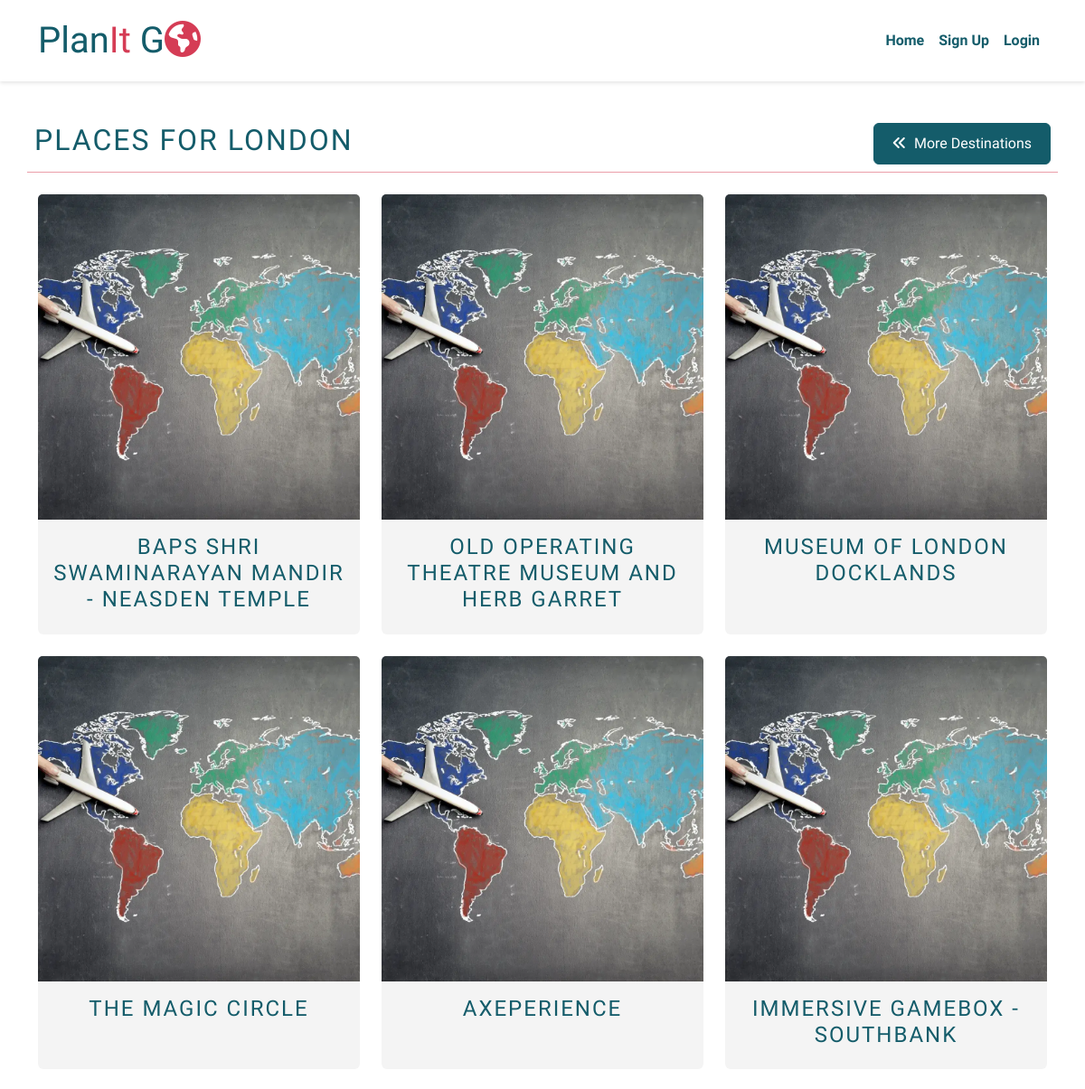
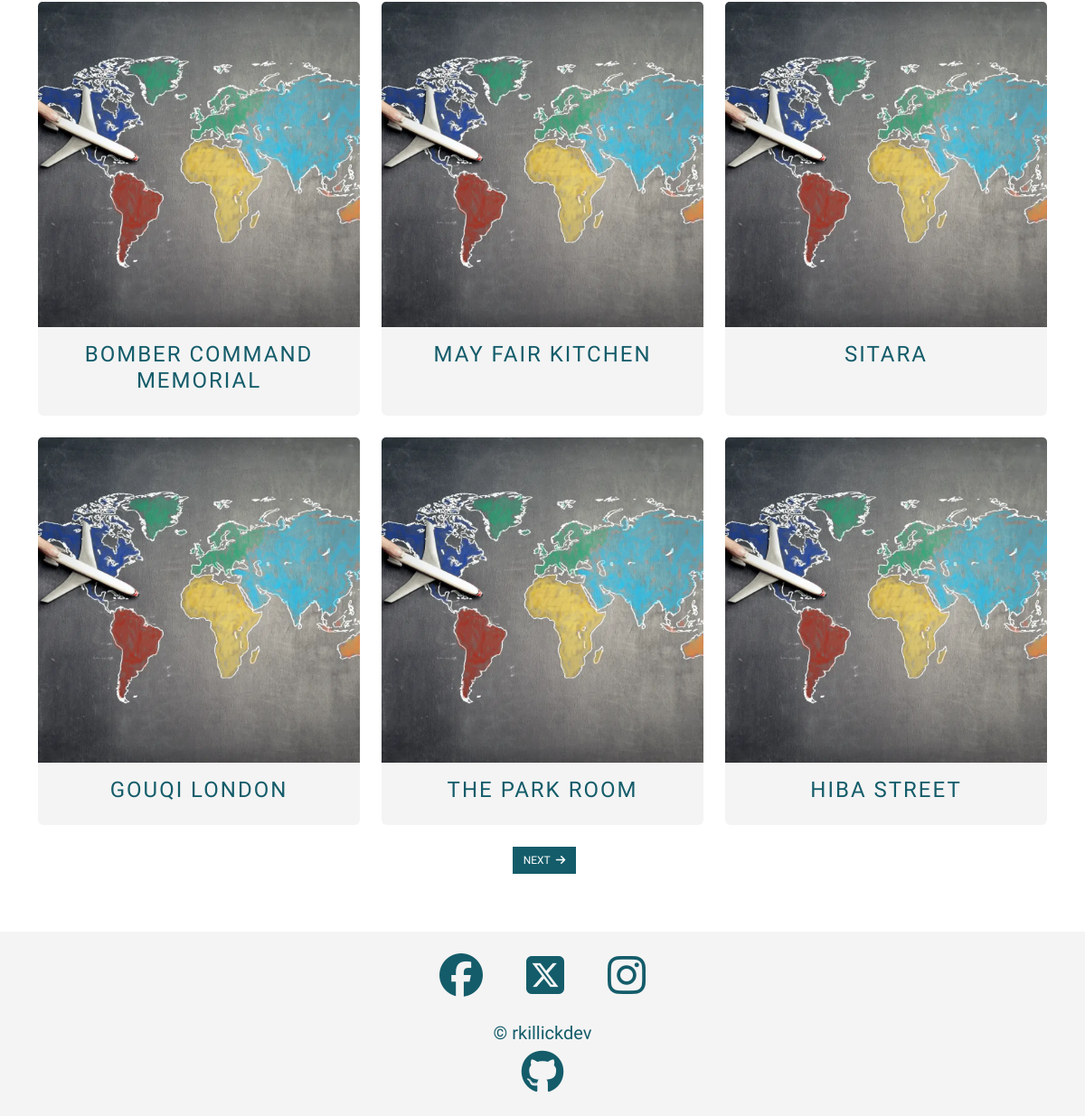
Screenshot of /places/12/london with the database file from the repository (2 pictures, top to bottom).
### locations/models.py (models this page shows, shortened)
class Location(models.Model):
    city = models.CharField(max_length=50, unique=True)
    slug = models.SlugField(max_length=50, unique=True)
    summary = models.TextField()
    latitude = models.DecimalField(max_digits=10, decimal_places=8)
    longitude = models.DecimalField(max_digits=11, decimal_places=8)
    image = CloudinaryField(
        "image",
        default="placeholder",
        folder="/images/locations",
        format="webp",
    )
    approved = models.BooleanField(default=False)
    class Meta:
        ordering = ["-city"]

### places/models.py (models this page shows, shortened)
class Place(models.Model):
    location = models.ForeignKey(
        Location, on_delete=models.CASCADE, related_name="places"
    )
    venue_id = models.CharField(max_length=50, unique=True)
    type = models.CharField(max_length=150, null=True)
    category = models.CharField(max_length=150)
    sub_categories = models.JSONField(null=True, blank=True)
    name = models.CharField(max_length=50)
    slug = models.SlugField(max_length=50)
    location_string = models.CharField(max_length=150, null=True)
    description = models.TextField(null=True)
    image = models.CharField(max_length=150, default="placeholder")
    ranking_position = models.IntegerField(null=True)
    rating = models.FloatField(null=True)
    phone = models.CharField(max_length=50, null=True)
    address = models.JSONField()
    latitude = models.DecimalField(max_digits=10, decimal_places=8)
    longitude = models.DecimalField(max_digits=11, decimal_places=8)
    website = models.CharField(max_length=200, null=True)
    ranking_string = models.CharField(max_length=150, null=True)
    created_on = models.DateTimeField(auto_now_add=True)
    approved = models.BooleanField(default=True)
    class Meta:
        ordering = ["-ranking_position"]
    """
     Populates the slug field with a slugified version
     of the title field.
     https://stackoverflow.com/questions/141487/is-there-an-easy-way-to-populate-slugfield-from-charfield
    """

### places/views.py (the view)
class PlaceListView(ListView):
    model = Place
    context_object_name = "places"
    paginate_by = 12
    def get_queryset(self):
        self.location = get_object_or_404(
            Location, id=self.kwargs["location_id"]
        )
        return Place.objects.filter(
            location=self.location, approved=True
        ).order_by("-pk")
    def get_context_data(self, **kwargs):
        context = super(PlaceListView, self).get_context_data(**kwargs)
        context["location"] = get_object_or_404(
            Location, id=self.kwargs["location_id"]
        )
        return context

### places/templates/places/place_list.html (shortened to what this page needs)
{% extends "base.html" %}
{% block content %}
<section id="place-list"
         class="mt-7">
  <div class="container">
    <div class="row mb-2">
      <div class="action-title d-flex justify-content-between p-2">
        <h2>Places For {{ location.city }}</h2>
        <a class="btn btn-dark button-link align-self-center "
           href="{% if request.user.is_staff %} {% url 'locations' %}#destination-list {% else %} {% url 'home' %}#destination-ideas {% endif %}">
          <span><i class="fa-solid fa-angles-left"></i>&ensp;</span>More Destinations
        </a>
      </div>
      <hr>
    </div>
    <div class="row">
      <div class="col-12">
        <div class="row gy-3">
          {% for place in places %}
            <div class="col-md-4 mb-4">
              <div class="card border-0 bg-secondary text-center h-100 image-clickable">
                <img class="card-img-top img-fluid img-size-consistent"
                    src="{{ place.image }}"
                    alt="{{ place.name }}">
                <div class="card-body">
                  <h3 class="fs-4">{{ place.name }}</h3>
                </div>
              </div>
            </div>
            {% if forloop.counter|divisibleby:3 %}
        </div>
        <div class="row">
            {% endif %}
          {% endfor %}
        </div>
      </div>
    </div>
    {% if is_paginated %}
    <div class="row mb-5">
      <nav aria-label="Page navigation">
        <ul class="pagination justify-content-center">
          {% if page_obj.has_next %}
            <li>
              <a href="?page={{ page_obj.next_page_number }}"
                class="page-link ms-1">NEXT<span>&ensp;<i class="fa-solid fa-arrow-right"></i></span></a>
            </li>
          {% endif %}
        </ul>
      </nav>
    </div>
    {% endif %}
  </div>
</section>
{% endblock %}

### static/css/styles.css (style rules this page uses)
* { box-sizing: border-box; padding: 0; margin: 0; }
a { text-decoration: none; color: inherit; }
ul { list-style-type: none; }
hr { color: var(--bs-primary); opacity: 0.5; }
h2, h3, h4 { text-transform: uppercase; letter-spacing: 2px; }
.btn-dark { --bs-btn-hover-color:var(--bs-light); }
.button-link { width: fit-content; }
.img-size-consistent { width: 100%; height: 30vw; object-fit: cover; }
.image-clickable { transition: all 0.15s ease; }

### rows the page displays
Location: city "LONDON"
Place: name "BAPS SHRI SWAMINARAYAN MANDIR - NEASDEN TEMPLE"
Place: name "OLD OPERATING THEATRE MUSEUM AND HERB GARRET"
Place: name "MUSEUM OF LONDON DOCKLANDS"
Place: name "THE MAGIC CIRCLE"
Place: name "AXEPERIENCE"
Place: name "IMMERSIVE GAMEBOX - SOUTHBANK"
Place: name "BOMBER COMMAND MEMORIAL"
Place: name "MAY FAIR KITCHEN"
Place: name "SITARA"
Place: name "GOUQI LONDON"
Place: name "THE PARK ROOM"
Place: name "HIBA STREET"
